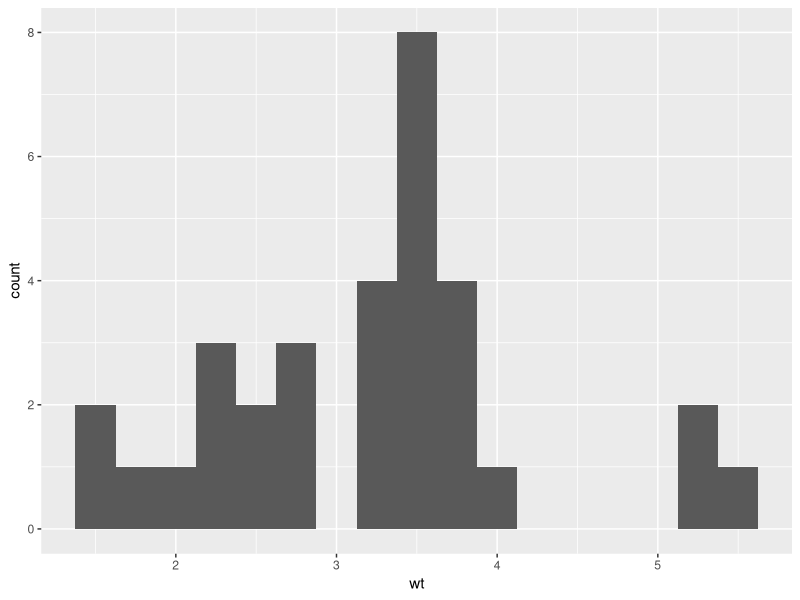
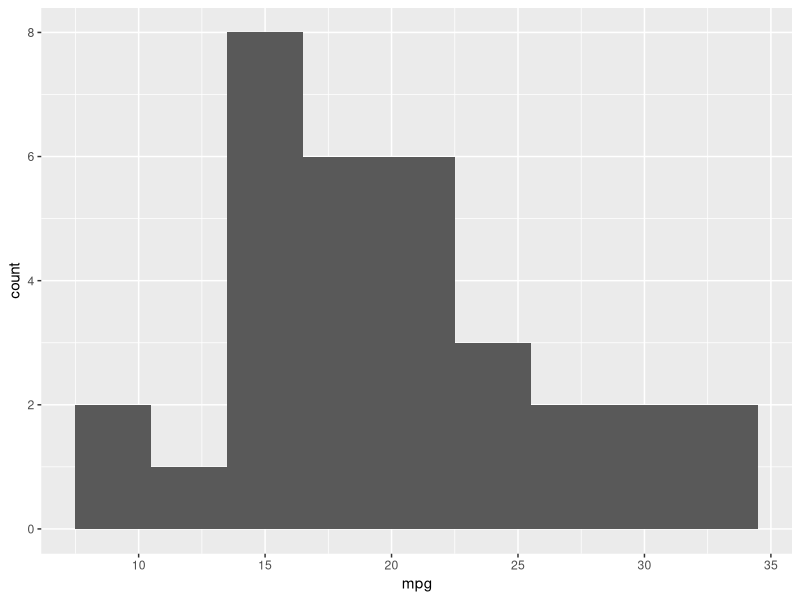
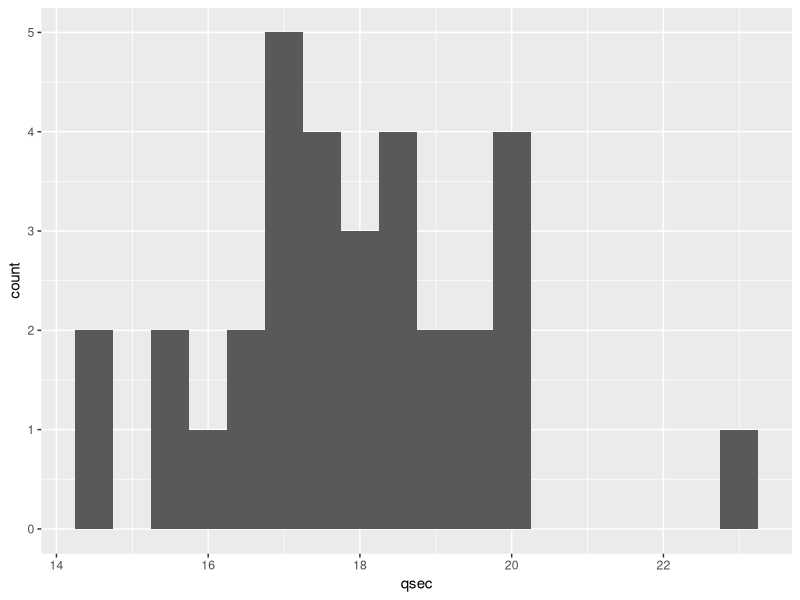
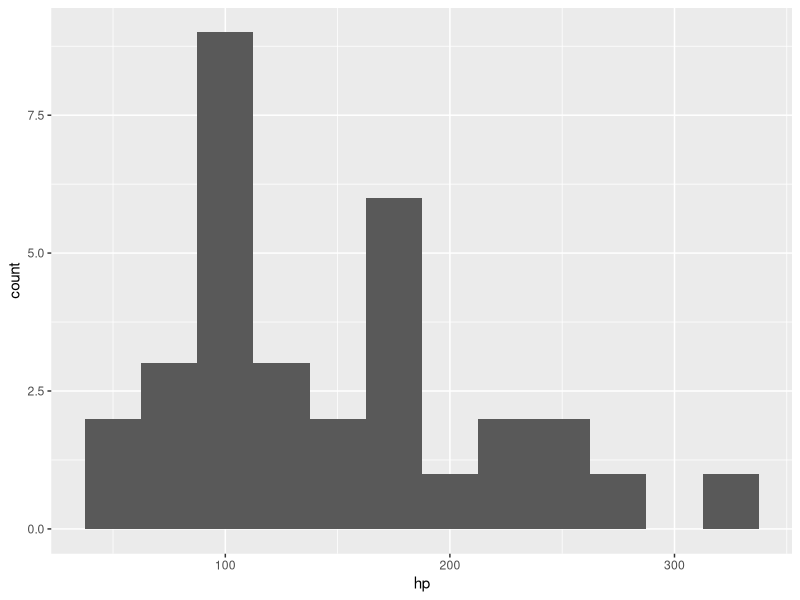
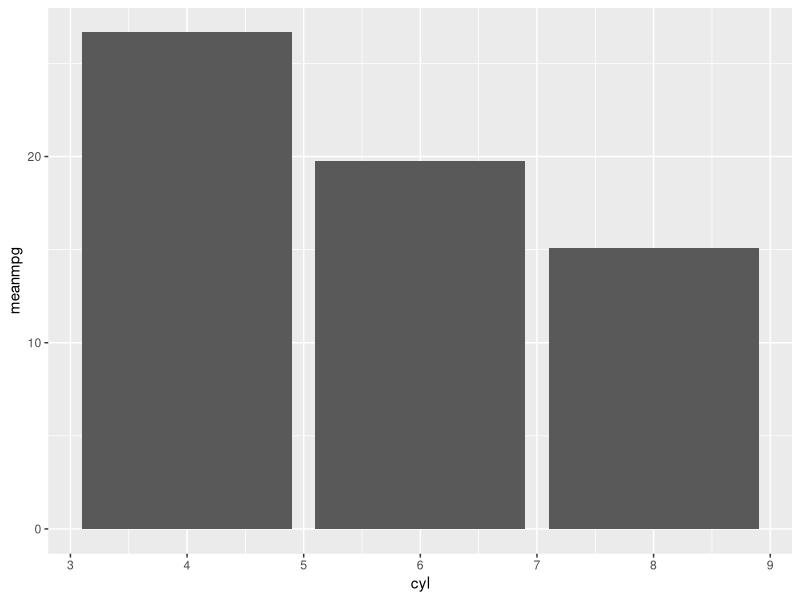
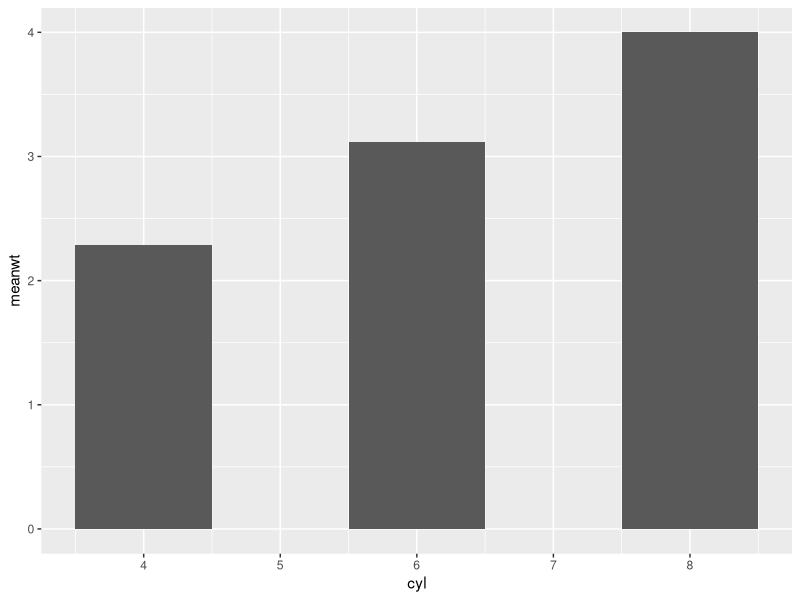
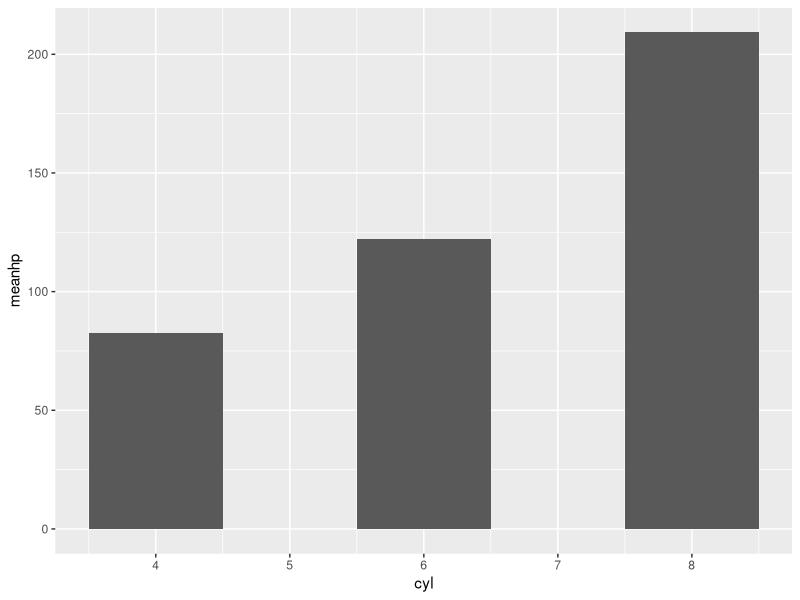

Here is the R script that generated these plots, in order:
## ---- chunk 1

library(tidyverse)
library(knitr)
library(forcats)
library(readxl)
library(lubridate)

## ---- chunk 2



mtcars %>% 
  group_by(gear) %>% 
  summarize(n = n())

mtcars %>% 
  group_by(carb) %>% 
  summarize(n = n())

#Create a table of vs
#Create a table of am

#tables of cyl by "x" 
with(mtcars,table(gear, cyl))

with(mtcars,table(am, cyl))

with(mtcars,table(vs, cyl))

## ---- chunk 3
#histogram of wt
ggplot(mtcars, aes(x = wt)) +
  geom_histogram(binwidth = .25)

#histogram of mpg
ggplot(mtcars, aes(x = mpg)) +
  geom_histogram(binwidth = 3)

#histogram of qsec
ggplot(mtcars, aes(x = qsec)) +
  geom_histogram(binwidth = 0.5)

#histogram of hp
ggplot(mtcars, aes(x = hp)) +
  geom_histogram(binwidth = 25)

## ---- chunk 4

mtcars %>%
  group_by(cyl) %>% 
  summarize(meanmpg = mean(mpg))

#graph
mtcars %>%
  group_by(cyl) %>% 
  summarize(meanmpg = mean(mpg)) %>% 
ggplot(aes(x = cyl, y = meanmpg)) + 
    geom_col()

## ---- chunk 5

wt_cyl <- mtcars %>%
  group_by(cyl) %>% 
  summarize(meanwt = mean(wt))

ggplot(wt_cyl, aes(x = cyl, y = meanwt)) +
  geom_col(width = 1)

## ---- chunk 6

meanhp_cyl <- mtcars %>% 
  group_by(cyl) %>% 
  summarize(meanhp = mean(hp))

ggplot(meanhp_cyl, aes(x = cyl, y = meanhp)) +
  geom_col(width = 1)
